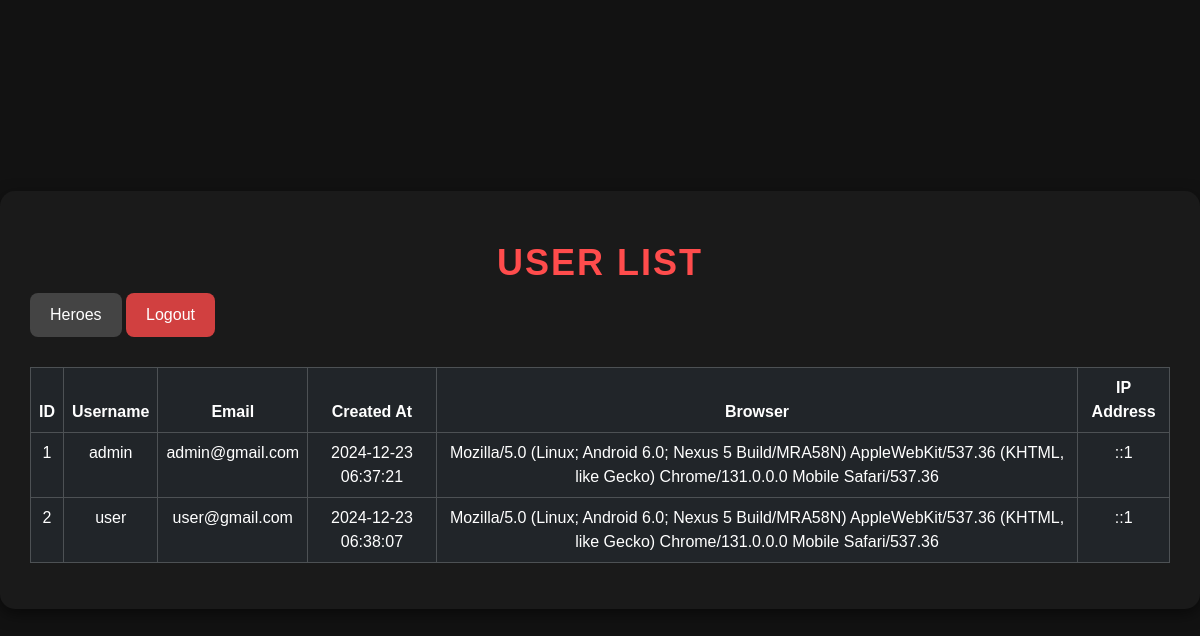
/user (signed in), run on the app's committed database.
### tables this page shows
CREATE TABLE `users` (
  `id` int(11) NOT NULL,
  `username` varchar(50) NOT NULL,
  `email` varchar(100) NOT NULL,
  `password` varchar(255) NOT NULL,
  `created_at` timestamp NOT NULL DEFAULT current_timestamp(),
  `role` varchar(20) NOT NULL DEFAULT 'user',
  `browser` varchar(255) DEFAULT NULL,
  `ipAddress` varchar(45) DEFAULT NULL
);

### src/controllers/UserController.php (called while the page is built)
<?php
require_once 'src/models/User.php';
class UserController{
    public function index() {
        $users = User::getAllUsers();
        include __DIR__ . '/../views/user_list.php';
    }
}

### src/models/User.php (called while the page is built, shortened)
<?php
class User extends DbConnection{
    public function __construct($username, $email, $password, $created_at, $role, $id = null, $browser = null, $ipAddress = null) {
        $this->id = $id;
        $this->username = $username;
        $this->email = $email;
        $this->created_at = $created_at;
        $this->browser = $browser;
        $this->ipAddress = $ipAddress;
    }
    public static function getAllUsers() {
        $conn = DbConnection::getConnection();
        $sql = "SELECT * FROM users";
        $result = $conn->query($sql);
        $users = [];
        if ($result->num_rows > 0) {
            while ($row = $result->fetch_assoc()) {
                $users[] = new User($row['username'], $row['email'],$row['password'], $row['created_at'], $row['role'], $row['id'], $row['browser'], $row['ipAddress']);
            }
        }
        return $users;
    }
}
?>

### src/views/user_list.php (the view, shortened to what this page needs)
<!DOCTYPE html>
<html lang="en">
<head>
    <link href="https://cdn.jsdelivr.net/npm/bootstrap@5.3.3/dist/css/bootstrap.min.css" rel="stylesheet">
</head>
<body>
<div class="container">
    <h2 class="title">User List</h2>
    <a href="/UAS_IF/heroes" class="btn btn-primary">Heroes</a>
    <a href="/UAS_IF/logout" class="btn btn-danger">Logout</a>
    <table class="table table-bordered table-dark">
        <thead>
            <tr>
                <th>ID</th>
                <th>Username</th>
                <th>Email</th>
                <th>Created At</th>
                <th>Browser</th>
                <th>IP Address</th>
            </tr>
        </thead>
        <tbody>
            <?php foreach ($users as $user): ?>
                <tr>
                    <td><?php echo htmlspecialchars($user->id); ?></td>
                    <td><?php echo htmlspecialchars($user->username); ?></td>
                    <td><?php echo htmlspecialchars($user->email); ?></td>
                    <td><?php echo htmlspecialchars($user->created_at); ?></td>
                    <td><?php echo htmlspecialchars($user->browser); ?></td>
                    <td><?php echo htmlspecialchars($user->ipAddress); ?></td>
                </tr>
            <?php endforeach; ?>
        </tbody>
    </table>
</div>
</body>
</html>

### index.php (shortened to what this page needs)
<?php
require_once 'src/controllers/UserController.php';
function handleRequest() {
    $requestUri = $_SERVER['REQUEST_URI'];
    switch ($requestUri) {
        case '/UAS_IF/user':
            $userController = new UserController();
            $userController->index();
            break;
    }
}
handleRequest();
?>

### src/views/user_list.php (style rules this page uses)
body { background-color: #121212; color: #fff; font-family: 'Arial', sans-serif; margin: 0; padding: 0; display: flex; justify-content: center; align-items: center; min-height: 100vh; }
.title { font-family: 'Arial', sans-serif; font-size: 36px; font-weight: bold; color: #ff4c4c; text-align: center; margin-top: 20px; text-transform: uppercase; letter-spacing: 2px; }
.container { max-width: 1200px; width: 100%; background-color: #1a1a1a; padding: 30px; border-radius: 15px; box-shadow: 0 5px 15px rgba(0, 0, 0, 0.5); }
.btn-primary { background-color: #444; color: #fff; border: none; border-radius: 8px; padding: 10px 20px; text-decoration: none; display: inline-block; font-size: 16px; transition: background-color 0.3s ease; }
.btn-danger { background-color: #d14040; color: #fff; border: none; border-radius: 8px; padding: 10px 20px; text-decoration: none; display: inline-block; font-size: 16px; transition: background-color 0.3s ease; }
table { width: 100%; margin-top: 30px; border-collapse: collapse; }
table th, table td { padding: 15px; text-align: center; }
table th { background-color: #333; color: #ff4c4c; font-weight: bold; }
table td { background-color: #1a1a1a; color: #fff; border-bottom: 1px solid #444; }

### data on the page
users: id "1", username "admin", email "admin@gmail.com", created_at "2024-12-23 06:37:21", browser "Mozilla/5.0 (Linux; Android 6.0; Nexus 5 Build/MRA58N) AppleWebKit/537.36 (KHTML, like Gecko) Chrome/131.0.0.0 Mobile Safari/537.36", ipAddress "::1"
users: id "2", username "user", email "user@gmail.com", created_at "2024-12-23 06:38:07", browser "Mozilla/5.0 (Linux; Android 6.0; Nexus 5 Build/MRA58N) AppleWebKit/537.36 (KHTML, like Gecko) Chrome/131.0.0.0 Mobile Safari/537.36", ipAddress "::1"
